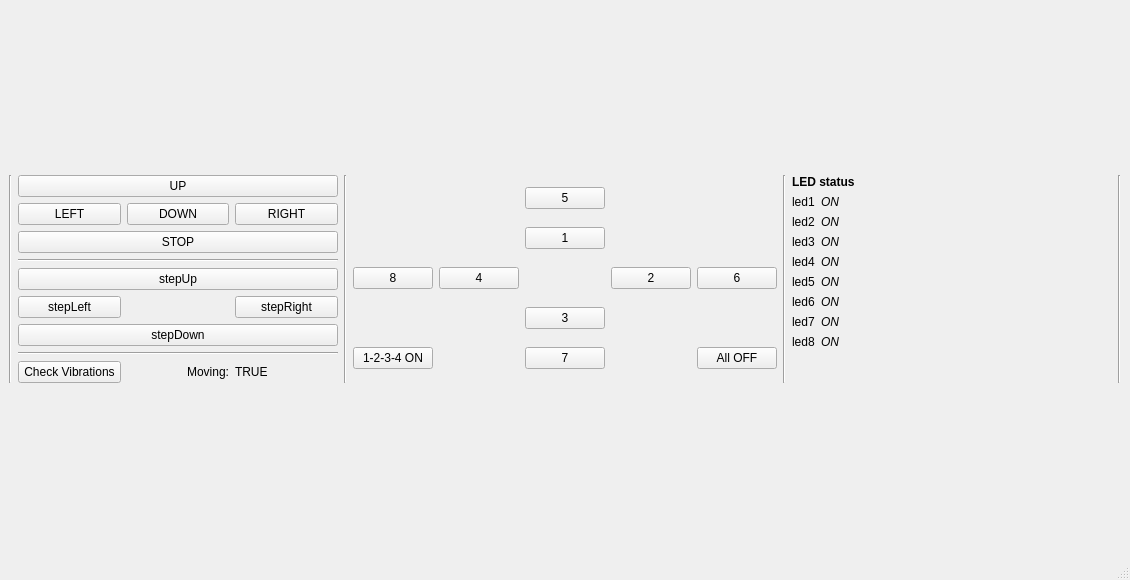
<?xml version="1.0" encoding="UTF-8"?>
<ui version="4.0">
 <class>MainWindow</class>
 <widget class="QMainWindow" name="MainWindow">
  <property name="geometry">
   <rect>
    <x>0</x>
    <y>0</y>
    <width>1130</width>
    <height>580</height>
   </rect>
  </property>
  <property name="windowTitle">
   <string>MainWindow</string>
  </property>
  <widget class="QWidget" name="centralwidget">
   <layout class="QGridLayout" name="gridLayout_5">
    <item row="2" column="4">
     <widget class="Line" name="line_4">
      <property name="orientation">
       <enum>Qt::Vertical</enum>
      </property>
     </widget>
    </item>
    <item row="2" column="2">
     <widget class="Line" name="line_3">
      <property name="orientation">
       <enum>Qt::Vertical</enum>
      </property>
     </widget>
    </item>
    <item row="2" column="6">
     <widget class="Line" name="line_5">
      <property name="orientation">
       <enum>Qt::Vertical</enum>
      </property>
     </widget>
    </item>
    <item row="2" column="3">
     <layout class="QGridLayout" name="gridLayout_2" rowstretch="0,0,0,0,0,0">
      <item row="3" column="1">
       <widget class="QPushButton" name="button4">
        <property name="text">
         <string>4</string>
        </property>
       </widget>
      </item>
      <item row="5" column="3">
       <widget class="QPushButton" name="button7">
        <property name="text">
         <string>7</string>
        </property>
       </widget>
      </item>
      <item row="5" column="5">
       <widget class="QPushButton" name="allONButton">
        <property name="text">
         <string>All OFF</string>
        </property>
       </widget>
      </item>
      <item row="3" column="4">
       <widget class="QPushButton" name="button2">
        <property name="text">
         <string>2</string>
        </property>
       </widget>
      </item>
      <item row="3" column="0">
       <widget class="QPushButton" name="button8">
        <property name="text">
         <string>8</string>
        </property>
       </widget>
      </item>
      <item row="5" column="0">
       <widget class="QPushButton" name="allOFFButton">
        <property name="text">
         <string>1-2-3-4 ON</string>
        </property>
       </widget>
      </item>
      <item row="1" column="3">
       <widget class="QPushButton" name="button5">
        <property name="text">
         <string>5</string>
        </property>
       </widget>
      </item>
      <item row="2" column="3">
       <widget class="QPushButton" name="button1">
        <property name="text">
         <string>1</string>
        </property>
       </widget>
      </item>
      <item row="3" column="5">
       <widget class="QPushButton" name="button6">
        <property name="text">
         <string>6</string>
        </property>
       </widget>
      </item>
      <item row="4" column="3">
       <widget class="QPushButton" name="button3">
        <property name="text">
         <string>3</string>
        </property>
       </widget>
      </item>
     </layout>
    </item>
    <item row="2" column="1">
     <layout class="QGridLayout" name="gridLayout_4">
      <item row="3" column="0">
       <widget class="Line" name="line">
        <property name="orientation">
         <enum>Qt::Horizontal</enum>
        </property>
       </widget>
      </item>
      <item row="2" column="0">
       <widget class="QPushButton" name="stopButton">
        <property name="text">
         <string>STOP</string>
        </property>
       </widget>
      </item>
      <item row="1" column="0">
       <layout class="QGridLayout" name="gridLayout">
        <item row="0" column="2">
         <widget class="QPushButton" name="rightButton">
          <property name="text">
           <string>RIGHT</string>
          </property>
         </widget>
        </item>
        <item row="0" column="0">
         <widget class="QPushButton" name="leftButton">
          <property name="text">
           <string>LEFT</string>
          </property>
         </widget>
        </item>
        <item row="0" column="1">
         <widget class="QPushButton" name="downButton">
          <property name="text">
           <string>DOWN</string>
          </property>
         </widget>
        </item>
       </layout>
      </item>
      <item row="0" column="0">
       <widget class="QPushButton" name="upButton">
        <property name="text">
         <string>UP</string>
        </property>
       </widget>
      </item>
      <item row="4" column="0">
       <layout class="QGridLayout" name="gridLayout_3">
        <item row="1" column="2">
         <widget class="QPushButton" name="stepRight">
          <property name="text">
           <string>stepRight</string>
          </property>
         </widget>
        </item>
        <item row="4" column="1">
         <widget class="QLabel" name="label_18">
          <property name="sizePolicy">
           <sizepolicy hsizetype="Ignored" vsizetype="Preferred">
            <horstretch>0</horstretch>
            <verstretch>0</verstretch>
           </sizepolicy>
          </property>
          <property name="text">
           <string>Moving:</string>
          </property>
          <property name="alignment">
           <set>Qt::AlignRight|Qt::AlignTrailing|Qt::AlignVCenter</set>
          </property>
         </widget>
        </item>
        <item row="0" column="0" colspan="3">
         <widget class="QPushButton" name="stepUp">
          <property name="text">
           <string>stepUp</string>
          </property>
         </widget>
        </item>
        <item row="1" column="0">
         <widget class="QPushButton" name="stepLeft">
          <property name="text">
           <string>stepLeft</string>
          </property>
         </widget>
        </item>
        <item row="4" column="2">
         <widget class="QLabel" name="label_19">
          <property name="text">
           <string>TRUE</string>
          </property>
         </widget>
        </item>
        <item row="2" column="0" colspan="3">
         <widget class="QPushButton" name="stepDown">
          <property name="text">
           <string>stepDown</string>
          </property>
         </widget>
        </item>
        <item row="4" column="0">
         <widget class="QPushButton" name="pushButton">
          <property name="text">
           <string>Check Vibrations</string>
          </property>
         </widget>
        </item>
        <item row="3" column="0" colspan="3">
         <widget class="Line" name="line_2">
          <property name="orientation">
           <enum>Qt::Horizontal</enum>
          </property>
         </widget>
        </item>
       </layout>
      </item>
     </layout>
    </item>
    <item row="2" column="5">
     <layout class="QFormLayout" name="formLayout">
      <property name="labelAlignment">
       <set>Qt::AlignCenter</set>
      </property>
      <property name="formAlignment">
       <set>Qt::AlignHCenter|Qt::AlignTop</set>
      </property>
      <item row="0" column="0" colspan="2">
       <widget class="QLabel" name="label_17">
        <property name="font">
         <font>
          <weight>75</weight>
          <bold>true</bold>
         </font>
        </property>
        <property name="text">
         <string>LED status</string>
        </property>
        <property name="alignment">
         <set>Qt::AlignLeading|Qt::AlignLeft|Qt::AlignVCenter</set>
        </property>
       </widget>
      </item>
      <item row="1" column="0">
       <widget class="QLabel" name="label_2">
        <property name="text">
         <string>led1</string>
        </property>
        <property name="alignment">
         <set>Qt::AlignJustify|Qt::AlignVCenter</set>
        </property>
       </widget>
      </item>
      <item row="1" column="1">
       <widget class="QLabel" name="label">
        <property name="font">
         <font>
          <italic>true</italic>
         </font>
        </property>
        <property name="text">
         <string>ON</string>
        </property>
       </widget>
      </item>
      <item row="2" column="0">
       <widget class="QLabel" name="label_3">
        <property name="text">
         <string>led2</string>
        </property>
       </widget>
      </item>
      <item row="2" column="1">
       <widget class="QLabel" name="label_4">
        <property name="font">
         <font>
          <italic>true</italic>
         </font>
        </property>
        <property name="text">
         <string>ON</string>
        </property>
       </widget>
      </item>
      <item row="3" column="0">
       <widget class="QLabel" name="label_5">
        <property name="text">
         <string>led3</string>
        </property>
       </widget>
      </item>
      <item row="3" column="1">
       <widget class="QLabel" name="label_6">
        <property name="font">
         <font>
          <italic>true</italic>
         </font>
        </property>
        <property name="text">
         <string>ON</string>
        </property>
       </widget>
      </item>
      <item row="4" column="0">
       <widget class="QLabel" name="label_7">
        <property name="text">
         <string>led4</string>
        </property>
       </widget>
      </item>
      <item row="4" column="1">
       <widget class="QLabel" name="label_8">
        <property name="font">
         <font>
          <italic>true</italic>
         </font>
        </property>
        <property name="text">
         <string>ON</string>
        </property>
       </widget>
      </item>
      <item row="5" column="0">
       <widget class="QLabel" name="label_10">
        <property name="text">
         <string>led5</string>
        </property>
       </widget>
      </item>
      <item row="5" column="1">
       <widget class="QLabel" name="label_9">
        <property name="font">
         <font>
          <italic>true</italic>
         </font>
        </property>
        <property name="text">
         <string>ON</string>
        </property>
       </widget>
      </item>
      <item row="6" column="0">
       <widget class="QLabel" name="label_11">
        <property name="text">
         <string>led6</string>
        </property>
       </widget>
      </item>
      <item row="6" column="1">
       <widget class="QLabel" name="label_12">
        <property name="font">
         <font>
          <italic>true</italic>
         </font>
        </property>
        <property name="text">
         <string>ON</string>
        </property>
       </widget>
      </item>
      <item row="7" column="0">
       <widget class="QLabel" name="label_13">
        <property name="text">
         <string>led7</string>
        </property>
       </widget>
      </item>
      <item row="7" column="1">
       <widget class="QLabel" name="label_14">
        <property name="font">
         <font>
          <italic>true</italic>
         </font>
        </property>
        <property name="text">
         <string>ON</string>
        </property>
       </widget>
      </item>
      <item row="8" column="0">
       <widget class="QLabel" name="label_15">
        <property name="text">
         <string>led8</string>
        </property>
       </widget>
      </item>
      <item row="8" column="1">
       <widget class="QLabel" name="label_16">
        <property name="font">
         <font>
          <italic>true</italic>
         </font>
        </property>
        <property name="text">
         <string>ON</string>
        </property>
       </widget>
      </item>
     </layout>
    </item>
    <item row="2" column="0">
     <widget class="Line" name="line_6">
      <property name="orientation">
       <enum>Qt::Vertical</enum>
      </property>
     </widget>
    </item>
   </layout>
  </widget>
  <widget class="QMenuBar" name="menubar">
   <property name="geometry">
    <rect>
     <x>0</x>
     <y>0</y>
     <width>1130</width>
     <height>21</height>
    </rect>
   </property>
  </widget>
  <widget class="QStatusBar" name="statusbar"/>
 </widget>
 <resources/>
 <connections/>
</ui>
